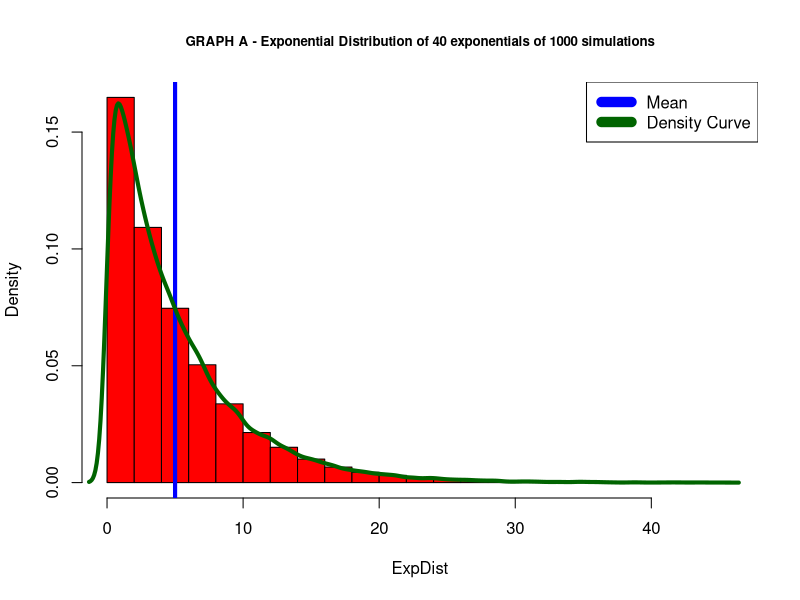
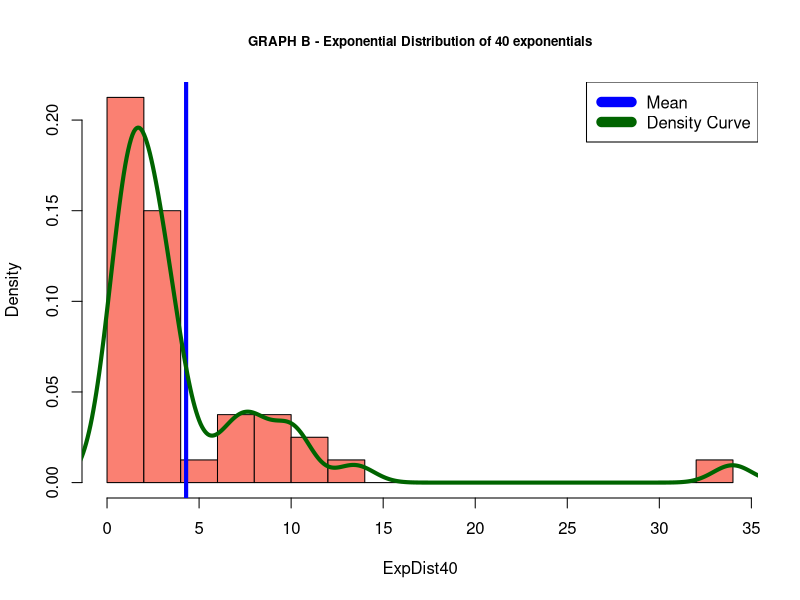
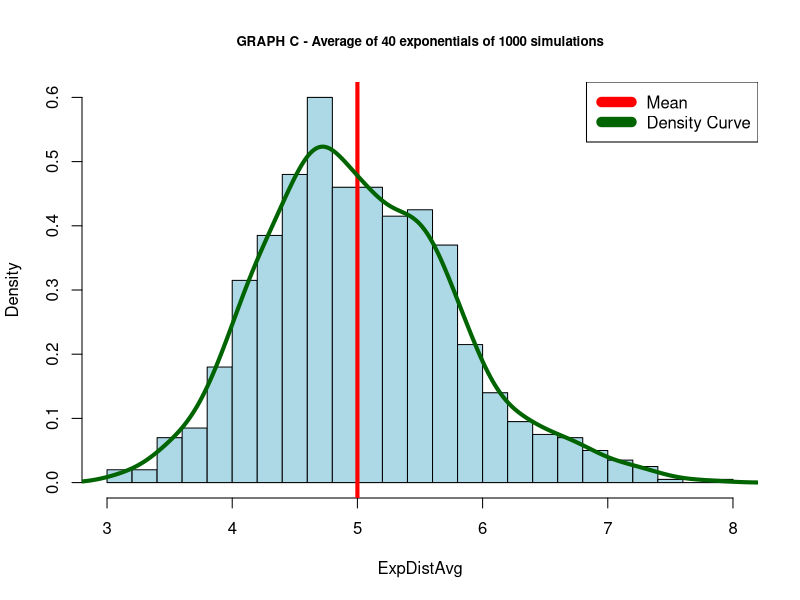

These charts were generated, in order, by the following R code:
## ---- chunk 1
# set up variables for the Exponential Distribution 
# based on the information given in the assignment
set.seed(12345678)    ## for reproducibility
lm <- 0.2             ## lamda
n <- 40               ## size of the exponentials
sims <- 1000          ## number of simulations
## ---- chunk 2
ExpDist <- matrix(rexp(sims * n, rate=lm), sims)
## ---- chunk 3
hist(ExpDist,prob=TRUE,col="red",border="black",breaks=20,cex.main=.8,
main="GRAPH A - Exponential Distribution of 40 exponentials of 1000 simulations" )
abline(v = 1/lm, col = "blue", lwd = 4)
lines(density(ExpDist),col="darkgreen",lwd=4)
legend("topright", c("Mean","Density Curve"), col=c("blue","darkgreen"), lwd=10)
## ---- chunk 4
ExpDist40 <- rexp(n,lm)

ExpDist40Avg <- mean(ExpDist40)
ExpDist40Avg

## plot the Exponential Distribution of 40 exponentials 
hist(ExpDist40,prob=TRUE,col="salmon",border="black",breaks=20,cex.main=.8,
main="GRAPH B - Exponential Distribution of 40 exponentials" )
abline(v = ExpDist40Avg, col = "blue", lwd = 4)
lines(density(ExpDist40),col="darkgreen",lwd=4)
legend("topright", c("Mean","Density Curve"), col=c("blue","darkgreen"), lwd=10)
## ---- chunk 5
## mean of exponential distribution
ExpMn <- 1/lm         
ExpMn
## ---- chunk 6
## calculate the average of all of the exponential distribution simulations
ExpDistAvg <- apply(ExpDist,1,mean)

## mean of the average of the exponential distribution
ExpMnAvg <- mean(ExpDistAvg)         
ExpMnAvg
## ---- chunk 7
## standard deviation of exponential distribution
ExpSD <- 1/lm/sqrt(n)         
ExpSD

## variance of the exponential distribution
ExpVar <- ((1/lm)/sqrt(n))^2
ExpVar
## ---- chunk 8
## standard deviation of the average of the exponential distribution
ExpSDAvg <- sd(ExpDistAvg)         
ExpSDAvg

ExpVarAvg <- var(ExpDistAvg)
ExpVarAvg
## ---- chunk 9
## plot a histogram of the average of the exponential distribution
hist(ExpDistAvg,prob=TRUE,col="lightblue",border="black",breaks=20,cex.main=.8,
main="GRAPH C - Average of 40 exponentials of 1000 simulations" )
abline(v = ExpMn, col = "red", lwd = 4)
lines(density(ExpDistAvg),col="darkgreen",lwd=4)
legend("topright", c("Mean", "Density Curve"), col=c("red", "darkgreen"), lwd=10)

